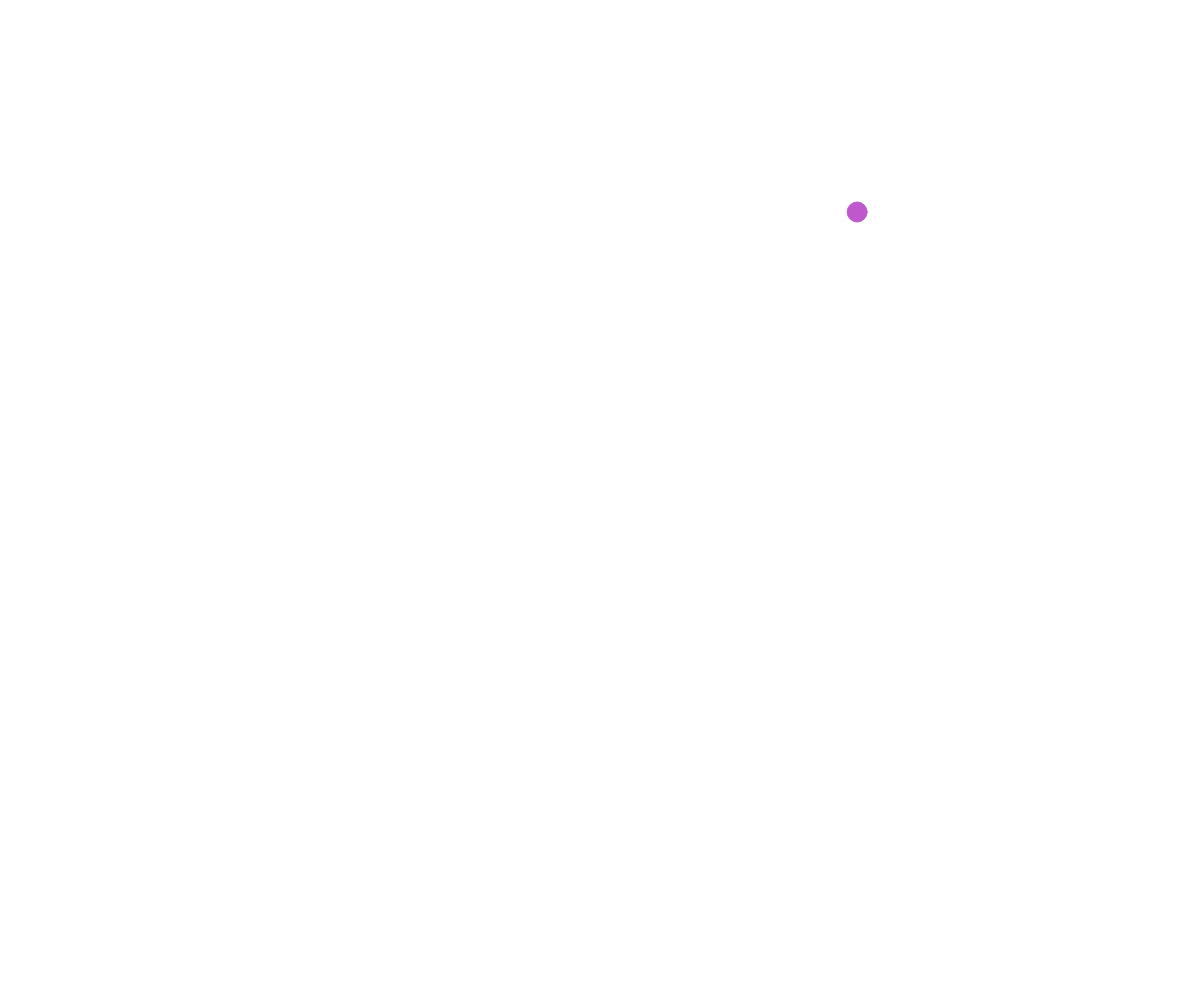
Frame 1 (no input)
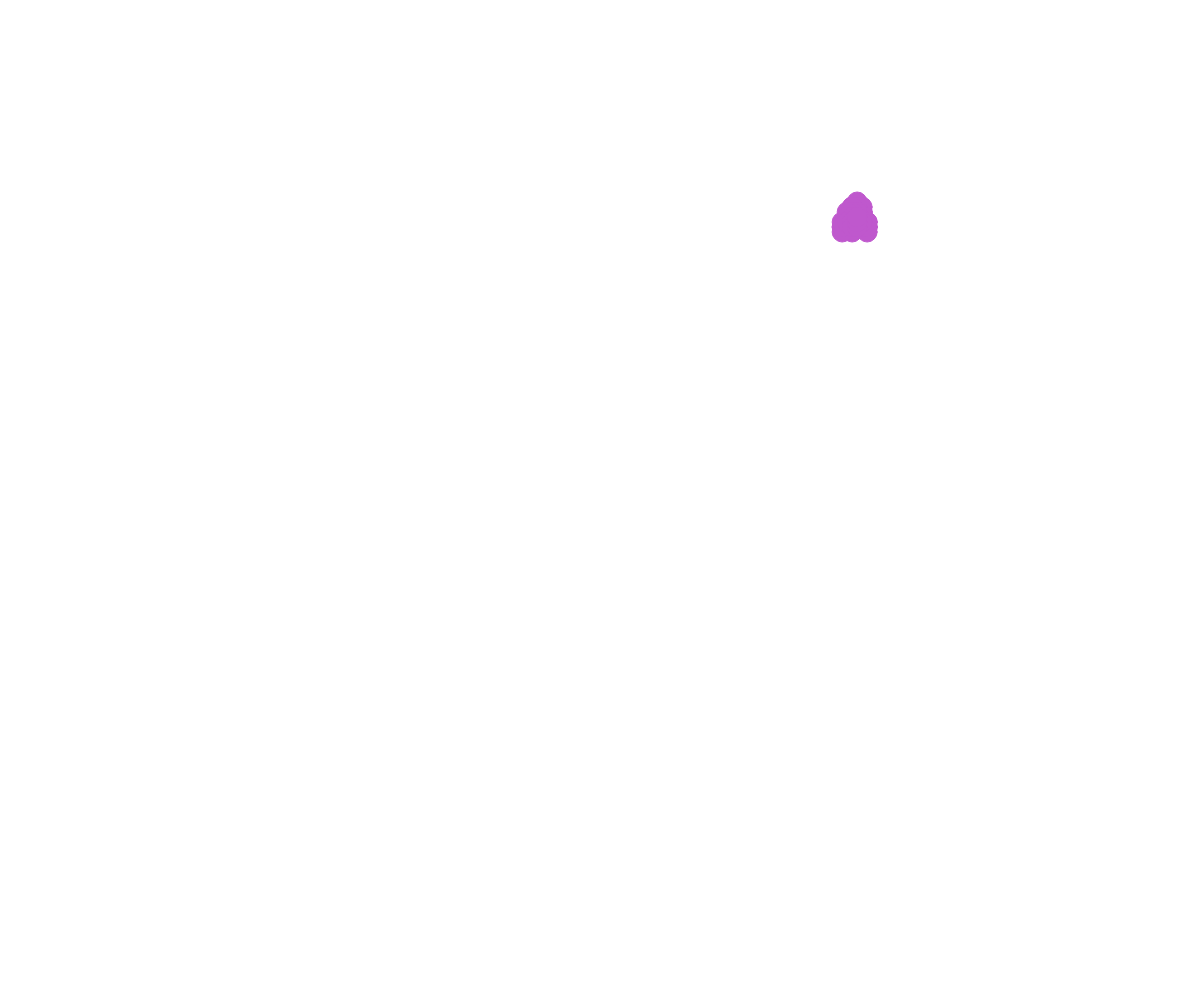
Frame 60 (no input)
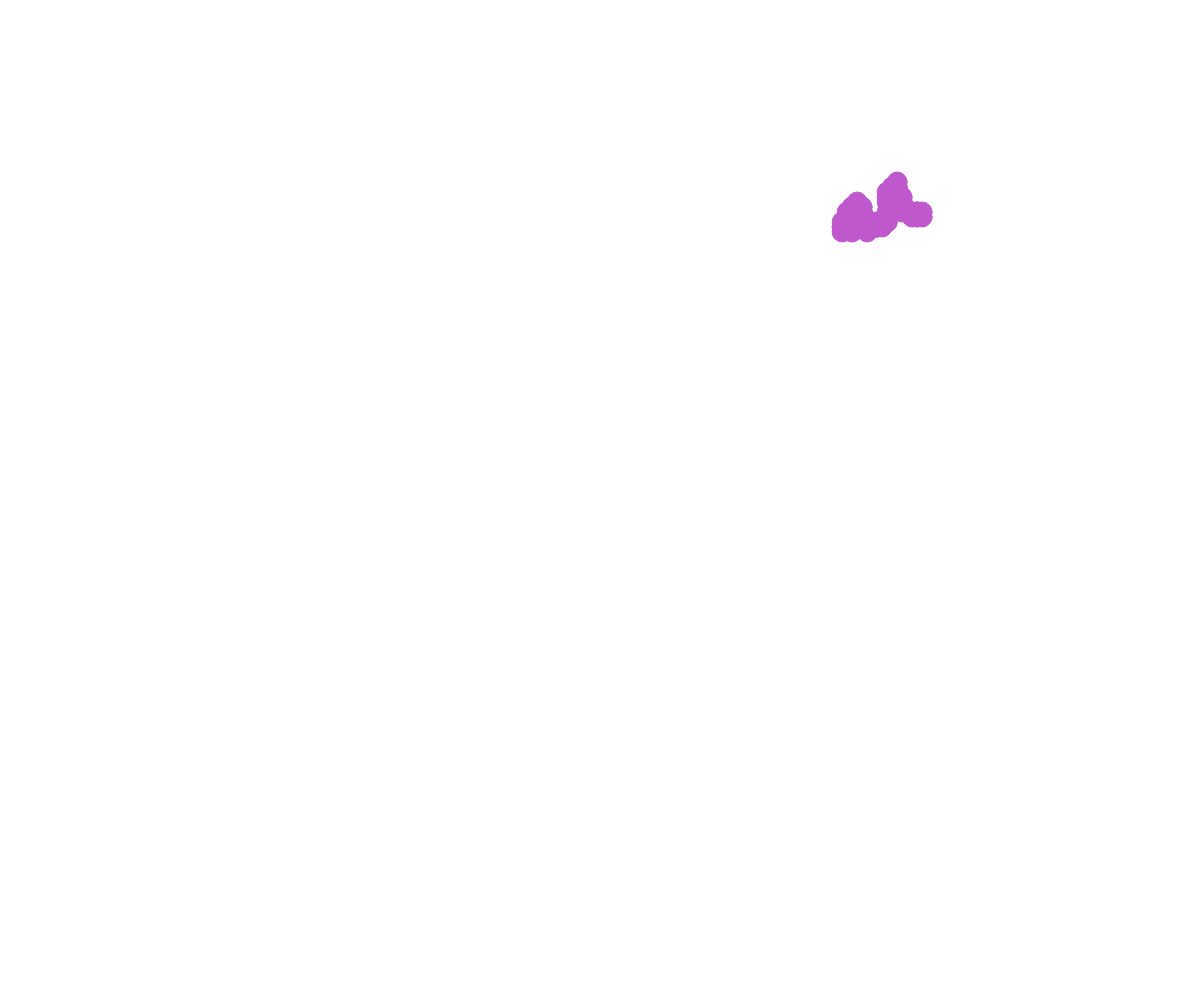
Frame 120 (the mouse pressed at the canvas centre since frame 60)

The p5.js sketch that drew these frames (run headless with seeded random() and noise() and a simulated clock; from frame 60 on, the mouse is pressed at the canvas centre):

// p5.js sketch
// ── sketch.js
// Walker OOP Demo

let walkerArray = [];

class Walker {
  constructor(x, y) {
    this.x = x;
    this.y = y;
    this.color = "red";
    this.speed = 5;
    this.radius = 10;
  }

  display() {
    stroke(this.color);
    fill(this.color);
    circle(this.x, this.y, this.radius*2);
  }

  move() {
    let choice = random(100);

    if (choice < 25) {
      //up
      this.y -= this.speed;
    }
    else if (choice < 50) {
      //down
      this.y += this.speed;
    }
    else if (choice < 75) {
      //right
      this.x += this.speed;
    }
    else {
      //left
      this.x -= this.speed;
    }
  }
}


function setup() {
  createCanvas(windowWidth, windowHeight);
  spawnWalker();
}

function draw() {
  for (let i = 0; i < walkerArray.length; i++) {
    walkerArray[i].move();
    walkerArray[i].display();
  }
}

function spawnWalker() {
  let micheal = new Walker(random(width), random(height));
  let someColor = color(random(255), random(255), random(255));
  micheal.color = someColor;
  walkerArray.push(micheal);
}

function keyPressed() {
  spawnWalker();
}
